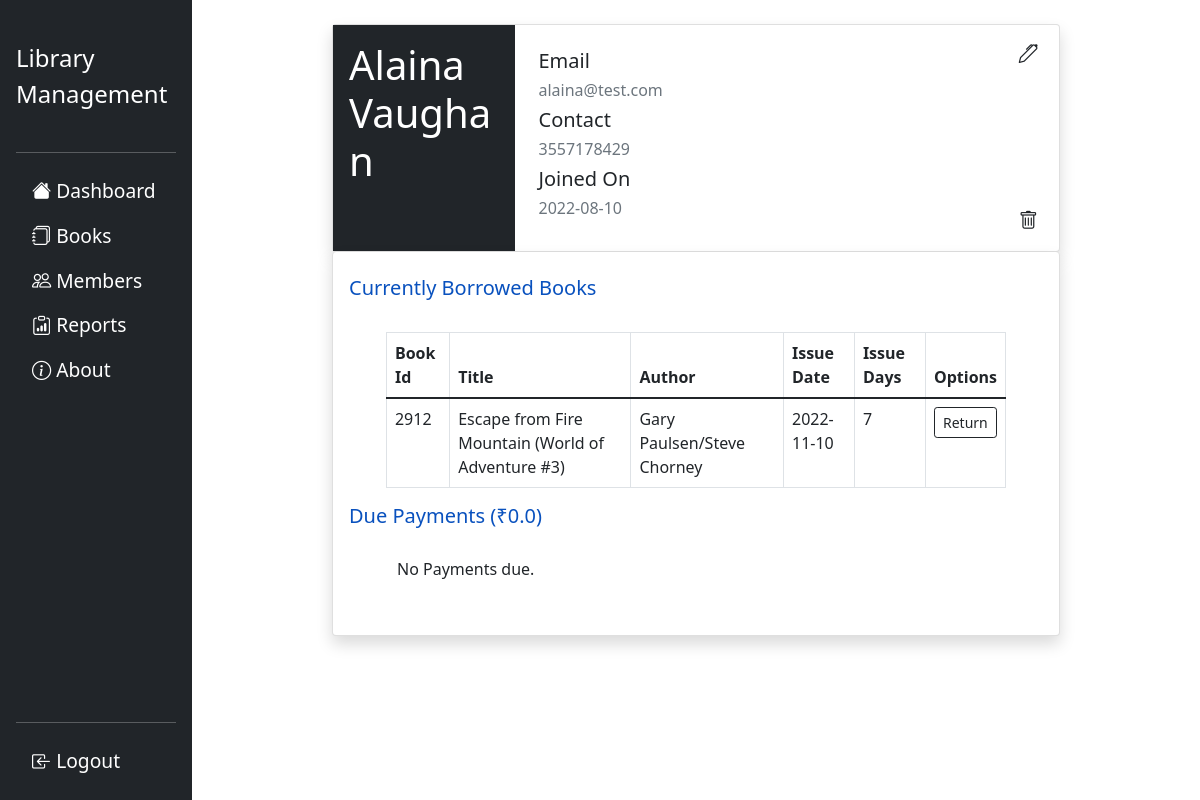
Page /member_info/8 (signed in) on the earlier database version.
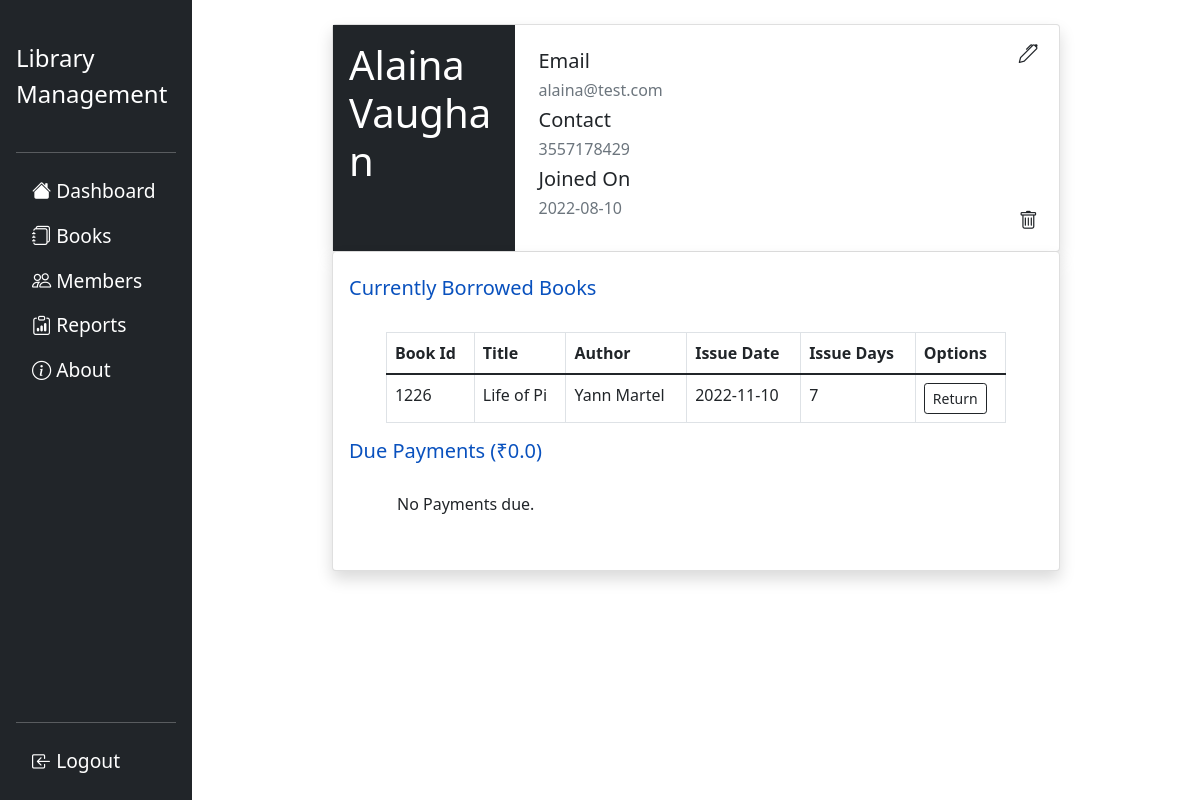
Same page on the later database version.
### flasklib/models.py (models this page shows, shortened)
class Book(db.Model):
    bid=db.Column(db.Integer,primary_key=True)
    title=db.Column(db.String,nullable=False)
    authors=db.Column(db.String,nullable=False)
    average_rating=db.Column(db.String,nullable=False)
    isbn=db.Column(db.String,nullable=False)
    publisher=db.Column(db.String,nullable=False)
    publish_date=db.Column(db.String,nullable=False)
    quantity=db.Column(db.Integer,nullable=False,default=5)
    availability=db.Column(db.Integer,nullable=False,default=5)
    borrowers=db.Column(db.String,db.ForeignKey('member.mid'),default='')

class BookIssue(db.Model):
    issue_id=db.Column(db.Integer,primary_key=True)
    days=db.Column(db.Integer,nullable=False,default=7)
    bid=db.Column(db.Integer,nullable=False)
    mid=db.Column(db.Integer,db.ForeignKey('member.mid'),default='')
    issue_date=db.Column(db.DateTime,nullable=False,default=datetime.utcnow)
    due_date=db.Column(db.DateTime,nullable=False)
    fee=db.Column(db.Float)
    returned=db.Column(db.Boolean,nullable=False,default=0)

### flasklib/members/routes.py (the view, shortened to what this page needs)
@members.route("/member_info/<int:mid>",methods=['GET','POST'])
@login_required
def member_info(mid):
    member=Member.query.get(mid)
    borrowed=[]
    for i in member.issues:
        if i.returned==0:
            borrowed.append(Book.query.get(i.bid))
    dues=member.dues.split(',')
    dues.pop()
    issuedues=[]
    for due in dues:
        issuedues.append(BookIssue.query.get(due))
    return render_template('templates_members/member_info.html',title='Member Info',member=member,borrowed=borrowed,issuedues=issuedues)

### flasklib/models.py (called while the page is built)
@login_manager.user_loader
def load_user(user_id):
    return Admin.query.get(int(user_id))

### flasklib/templates/templates_members/member_info.html (shortened to what the changed rows need)
{% extends 'layout.html' %}
{% block content %}
<div class="container col-9">
    <div class="card shadow rounded">
        <div class="row g-0">
            <div class="col-md-3 p-0" style="background-color:rgb(33,37,41);">
                <h2 class="text-white display-6 m-3">{{ member.mname }}</h2>
            </div>
        </div>
    </div>
    <div class="card border-top-0 shadow rounded">
        <div class="card-body p-3 py-4">
            <h5 style="color: #0951be;">Currently Borrowed Books</h5><br>
                {% if borrowed|length>0 %}
                <div class="col-11 container">
                    <table class="table table-bordered table-responsive">
                        <thead class="">
                            <tr>
                            <th scope="col">Book Id</th>
                            <th scope="col">Title</th>
                            <th scope="col">Author</th>
                            <th scope="col">Issue Date</th>
                            <th scope="col">Issue Days</th>
                            <th scope="col">Options</th>
                            </tr>
                        </thead>
                        <tbody>
                        {% for i in range(borrowed|length) %}
                            <tr>
                            <td class="p-2">{{ borrowed[i].bid }}</td>
                            <td class="p-2">{{ borrowed[i].title }}</td>
                            <td class="p-2">{{ borrowed[i].authors }}</td>
                            {% set issuedate = member.issues[i].issue_date|string %}
                            <td class="p-2">{{ issuedate[:10] }}</td>
                            <td class="p-2">{{ member.issues[i].days }}</td>
                            <td class="p-2">
                                <form action="{{ url_for('issues.issue_return',bid=borrowed[i].bid) }}" method="GET" >
                                <button type="submit" class="btn btn-sm btn-outline-dark">Return</button>
                                </form>
                            </td>
                            </tr>
                        {% endfor %}
                        </tbody>
                    </table>
                </div>
                {% else %}
                    <h6 class="px-5">No books borrowed currently.</h6><br>
                {% endif %}
            <h5 style="color: #0951be;">Due Payments (₹{{ member.debt }})</h5><br>
            {% if member.debt>0 %}
            <div class="col-11 container">
                <table class="table table-bordered">
                    <thead class="text-center">
                        <tr>
                        <th scope="col">Issue Id</th>
                        <th scope="col">Book Id</th>
                        <th scope="col">Issue Date</th>
                        <th scope="col">Due Date</th>
                        <th scope="col">Fee</th>
                        <th scope="col">
                            <form action="{{ url_for('members.member_info',mid=member.mid,issue_id=0) }}" method="POST" >
                            <button type="submit" class="btn btn-sm btn-outline-dark">Pay All</button>
                            </form>
                        </th>
                        </tr>
                    </thead>
                    <tbody class="text-center">
                    {% for issuedue in issuedues %}
                        <tr>
                        <td class="p-3">{{ issuedue.issue_id }}</td>
                        <td class="p-3">{{ issuedue.bid }}</td>
                        {% set issuedate = issuedue.issue_date|string %}
                        <td class="p-3">{{ issuedate[:10] }}</td>
                        {% set duedate = issuedue.due_date|string %}
                        <td class="p-3">{{ duedate[:10] }}</td>
                        <td class="p-3">₹{{ issuedue.fee }}</td>
                        <td class="p-3">
                            <form action="{{ url_for('members.member_info',mid=member.mid,issue_id=issuedue.issue_id) }}" method="POST" >
                            <button type="submit" class="btn btn-sm btn-outline-dark">Pay</button>
                            </form>
                        </td>
                        </tr>
                    {% endfor %}
                    </tbody>
                </table>
            </div>
            {% else %}
            <h6 class="px-5">No Payments due.</h6><br>
            {% endif %}
        </div>
    </div>
</div>
{% endblock content %}

Differences in the rows shown:
no longer on this page (row edited): Book: bid "2912", title "Escape from Fire Mountain (World of Adventure #3)", authors "Gary Paulsen/Steve Chorney"
now on this page (row edited): Book: bid "1226", title "Life of Pi", authors "Yann Martel"
Other differences:
new list line: "2022-11-10 Return"
new list line: "7"
list line gone: "2022-11-10 Return"
list line gone: "7"
